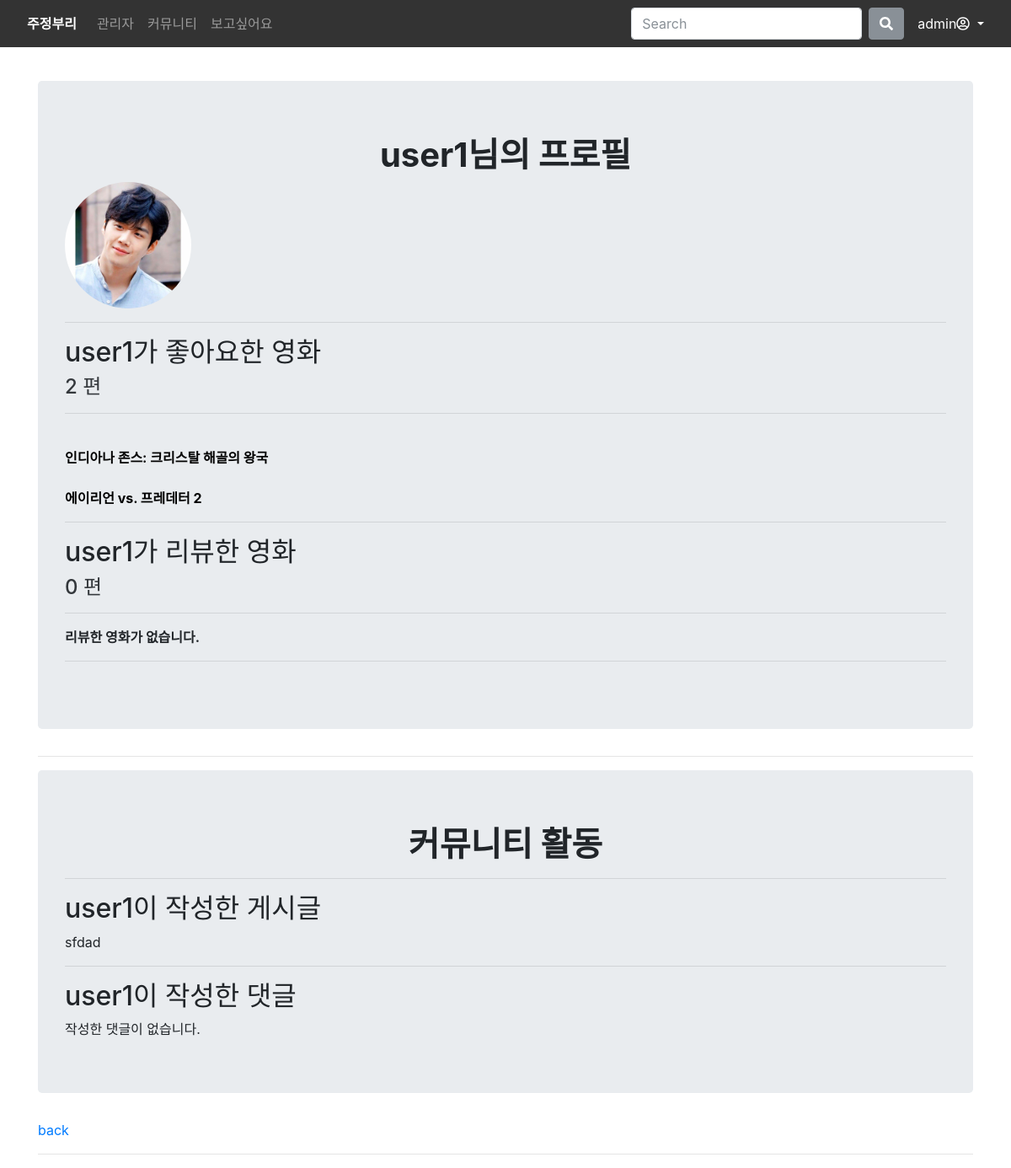
The page /accounts/user1/ (signed in) on the database its author committed.
### accounts/models.py (models this page shows)
class User(AbstractUser):
    pass

### movies/models.py (models this page shows)
class Movie(models.Model):
    title = models.CharField(max_length=30)
    rank = models.IntegerField()
    audience = models.IntegerField()
    adult = models.BooleanField()
    poster_url = models.TextField()
    overview = models.TextField()
    original_lang = models.CharField(max_length=50)
    release_date = models.DateField()
    genre = models.ManyToManyField(Genre, symmetrical=False, related_name='movies')
    video = models.CharField(max_length=500)
    like_users = models.ManyToManyField(settings.AUTH_USER_MODEL, related_name='like_movies', blank=True)

### community/models.py (models this page shows)
class Article(models.Model):
    title= models.CharField(max_length=100)
    content = models.TextField()
    created_at = models.DateTimeField(auto_now_add=True)
    updated_at = models.DateTimeField(auto_now=True)
    user = models.ForeignKey(settings.AUTH_USER_MODEL, on_delete=models.CASCADE)
    purpose = models.IntegerField()

### accounts/views.py (the view)
# urls.py: path('<username>/', views.profile, name='profile'),
@login_required
def profile(request, username):
    person = get_object_or_404(get_user_model(), username=username)
    context = {
        'person': person,
    }
    return render(request, 'accounts/profile.html', context)

### accounts/templates/accounts/profile.html (shortened to what this page needs)
{% extends 'base.html' %}
{% block content %}
{% load static %}
<div class="jumbotron">
  <h1 class="text-center"><strong>{{ person.username }}님의 프로필</strong></h1>
  <img class="img " src="{% static '/ssunho.jpg'%}" class="rounded float-left">
  <hr>
  <h2>{{ person.username }}가 좋아요한 영화</h2>
  <h4 style="opacity: 0.9;"> {{ person.like_movies.all|length }} 편 </h4>
  <hr>
  {% for movie in person.like_movies.all %}
    <br>
    <a href="{% url "movies:movie_detail" movie.pk%}" style="color:black"><strong>{{ movie.title }}</strong></a>
    <br>
  {% empty%}
    <div><strong>좋아요한 영화가 없습니다.</strong> </div>
  {% endfor %}
  <hr>
  <h2>{{ person.username }}가 리뷰한 영화</h2>
  <h4 style="opacity: 0.9;">{{ person.review_set.all|length }} 편</h4>
  <hr>
  {% for review in person.review_set.all %}
    <br>
    <div><strong>{{ review.movie.title }}</strong></div>
  {% empty%}
    <div><strong>리뷰한 영화가 없습니다.</strong> </div>
  {% endfor %}
  <hr>
</div>
<hr>
<div class="jumbotron">
  <h1 class="text-center"><strong>커뮤니티 활동</strong></h1>
  <hr>
  <h2>{{ person.username }}이 작성한 게시글</h2>
  {% for article in person.article_set.all %}
    <div>{{ article.title }}</div>
  {% empty %}
    <div> 작성한 글이 없습니다. </div>
  {% endfor %}
  <hr>
  <h2>{{ person.username }}이 작성한 댓글</h2>
  {% for comment in person.comment_set.all %}
    <div>{{  comment.content }}</div>
    {% empty %}
    <div> 작성한 댓글이 없습니다. </div>
  {% endfor %}
</div>
<a href="{% url 'community:index' %}">back</a>
<hr>
{% endblock  %}

### final_pjt/templates/base.html (shortened to what this page needs)
<!DOCTYPE html>
<html lang="en">
<head>
  {% load static %}
  <link rel="stylesheet" href="https://cdn.jsdelivr.net/npm/bootstrap@4.5.3/dist/css/bootstrap.min.css">
</head>
<body>
<nav class="fixed-top navbar navbar-expand-lg navbar-dark" style='background-color: black'>
  <a class="nav-link active text-white" href="{% url 'movies:first' %}"><strong>주정부리</strong></a>
  <div class="collapse navbar-collapse" id="navbarSupportedContent">
    <ul class="navbar-nav mr-auto">
      {% if request.user.is_superuser %}
      <li class="nav-item">
        <a class="nav-link" href="http://127.0.0.1:8000/admin/">관리자</a>
      </li>
      <li class="nav-item">
        <a class="nav-link" href="{% url 'community:index' %}">커뮤니티</a>
      </li>
      <li class="nav-item">
        <a class="nav-link" href="{% url 'movies:movie_list' %}">보고싶어요</a>
      </li>
      {% endif %}
    </ul>
    <form action="{% url 'movies:movie_search' %}" class="form-inline my-2 my-lg-0" method='GET'>
      <input class='form-control mr-sm-2' type="search" placeholder='Search' aria-label='Search' name='q'>
      <button class='btn btn-secondary my-2 my-sm-0' type='submit'><i class='fas fa-search'></i></button>
    </form>
    {% if request.user.is_authenticated %}
    <form class="form-inline">
      <div class="nav-item dropdown">
        <a class="nav-link dropdown-toggle text-white" href="#" id="navbarDropdown" role="button" data-toggle="dropdown" aria-haspopup="true" aria-expanded="false">
          {{request.user.username}}<i class="far fa-user-circle"></i>
        </a>
      </div>
  </form>
  {% endif %}
  </div>
</nav>
<div class='container mt-5 pt-5 '>
    {% block content  %}
    {% endblock  %}
 </div>
</body>
</html>

### final_pjt/templates/base.html (style rules this page uses)
body { background-color: white; opacity: 1; }
nav { opacity: 0.8; }

### accounts/templates/accounts/profile.html (style rules this page uses)
.img { border-radius: 50%; width: 150px; }

### rows shown on the page
User: user.username "admin"
User: username "user1", like_movies.all|length "2", review_set.all|length "0"
Movie: title "인디아나 존스: 크리스탈 해골의 왕국"
Movie: title "에이리언 vs. 프레데터 2"
Article: title "sfdad"
